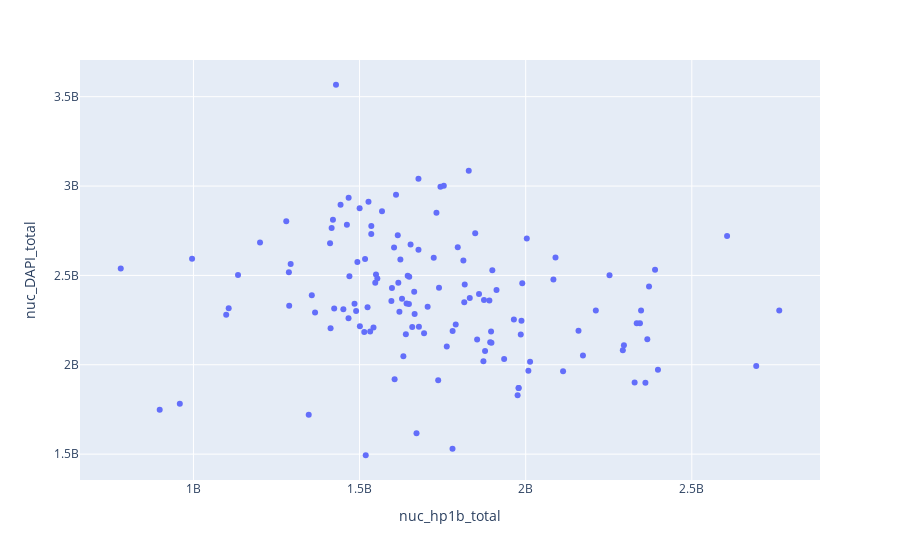

The notebook cell this image was saved under:
### Code cell
px.scatter(geminin.loc[('G1' in x for x in geminin.category),:], 'nuc_hp1b_total','nuc_DAPI_total')

### Figure 1 — Plotly figure (JSON) as saved in the notebook; plotly's stock layout.template omitted (floating-point values rounded to 4 significant figures; data arrays with more than 128 entries replaced by an {"elided": "..."} marker saying what was removed)
{"data": [{"hovertemplate": "nuc_hp1b_total=%{x}<br>nuc_DAPI_total=%{y}<extra></extra>", "legendgroup": "", "marker": {"color": "#636efa", "symbol": "circle"}, "mode": "markers", "name": "", "orientation": "v", "showlegend": false, "type": "scatter", "x": {"elided": "131 int values"}, "xaxis": "x", "y": {"elided": "131 int values"}, "yaxis": "y"}], "layout": {"legend": {"tracegroupgap": 0}, "margin": {"t": 60}, "xaxis": {"anchor": "y", "domain": [0, 1], "title": {"text": "nuc_hp1b_total"}}, "yaxis": {"anchor": "x", "domain": [0, 1], "title": {"text": "nuc_DAPI_total"}}}}
